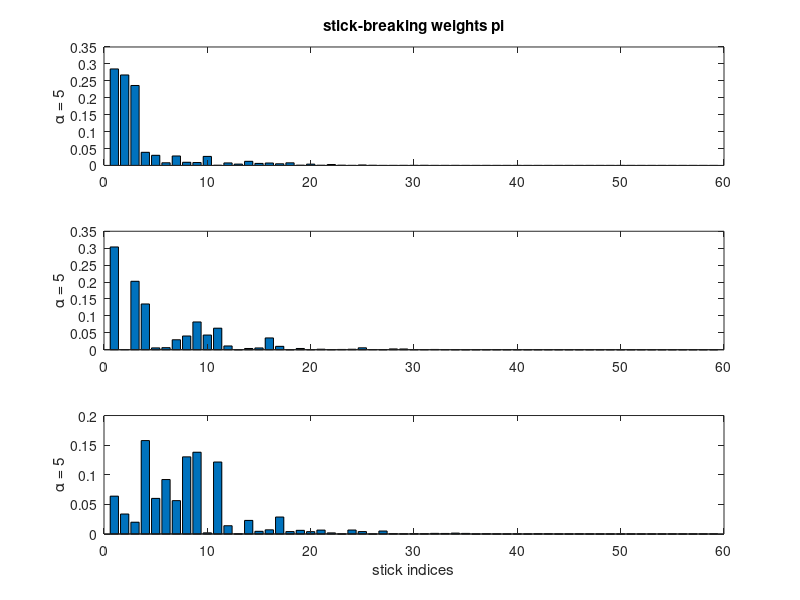

Here is the MATLAB script that generated this plot:
% generates from stick-breaking construction
alpha = [5 5 5];
nn = 59;

for ii = 1:length(alpha)
subplot(length(alpha),1,ii);

beta = betarnd(1,alpha(ii), 1,nn);
neg = cumprod(1-beta);
pi = beta .* [1 neg(1:end-1)];

bar(1:nn,pi);
if ii == 1, title('stick-breaking weights pi'); end
if ii == length(alpha), xlabel(['stick indices']); end
ylabel(['\alpha = ' num2str(alpha(ii))]);
end
